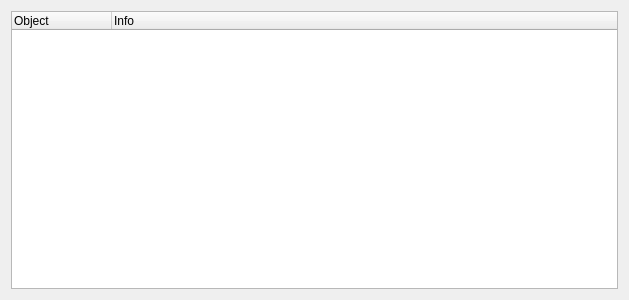
<?xml version="1.0" encoding="UTF-8"?>
<ui version="4.0">
 <class>QGObjectsList</class>
 <widget class="QWidget" name="QGObjectsList">
  <property name="geometry">
   <rect>
    <x>0</x>
    <y>0</y>
    <width>629</width>
    <height>300</height>
   </rect>
  </property>
  <property name="windowTitle">
   <string>Form</string>
  </property>
  <layout class="QVBoxLayout" name="verticalLayout">
   <item>
    <widget class="QTreeWidget" name="List">
     <property name="dragEnabled">
      <bool>false</bool>
     </property>
     <property name="rootIsDecorated">
      <bool>true</bool>
     </property>
     <column>
      <property name="text">
       <string>Object</string>
      </property>
     </column>
     <column>
      <property name="text">
       <string>Info</string>
      </property>
     </column>
    </widget>
   </item>
  </layout>
 </widget>
 <resources/>
 <connections/>
</ui>
